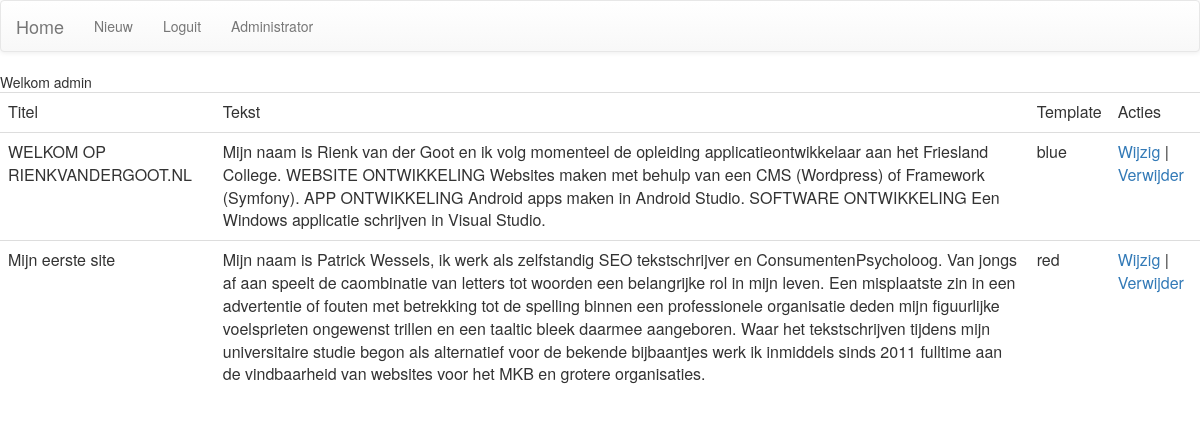
Screenshot of /index.php (signed in) with the database file from the repository.
### tables this page shows
CREATE TABLE `websites` (
  `id` int(11) NOT NULL,
  `name` varchar(100) NOT NULL,
  `content` text NOT NULL,
  `url` text NOT NULL,
  `template` text NOT NULL,
  `login_id` int(11) NOT NULL
);

### index.php (the view, shortened to what this page needs)
<?php
include_once("header.php");
?>
<html>
<body>
<nav class="navbar navbar-default">
  <div class="container-fluid">
    <div class="navbar-header">
      <a class="navbar-brand" href="index.php">Home</a>
    </div>
    <div class="collapse navbar-collapse" id="bs-example-navbar-collapse-1">
      <ul class="nav navbar-nav">
        <li><a id="myBtn">Nieuw <span class="sr-only"></span></a></li>
        <li><a href="logout.php">Loguit <span class="sr-only"></span></a></li>
        <li>
 <?php
  if($_SESSION["name"] == "admin") {  ?>
     <a href="administrator.php"> Administrator <span class="srs-only"> <?php
  }
else {
}
  ?>
    </span> </a> </li>
      </ul>
    </div>
  </div>
</nav>
	<?php
	if(isset($_SESSION['valid'])) {
		include("connection.php");
		$result1 = mysqli_query($mysqli, "SELECT * FROM websites WHERE login_id=".$_SESSION['id']." ORDER BY id DESC");
		?>Welkom <?php echo $_SESSION['name'] ?>
	<?php
	} else {
		header("Location:login.php");
		echo "You must be logged in to view this page.<br/><br/>";
	}
	?>
	<table class="table table-hover">
		<tr>
			<td>Titel</td>
			<td>Tekst</td>
			<td>Template</td>
			<td>Acties</td>
		</tr>
		<?php
		while($res = mysqli_fetch_array($result1)) {
			echo "<tr>";
			echo "<td>".$res['name']."</td>";
			echo "<td>".$res['content']."</td>";
			echo "<td>".$res['template']."</td>";
			echo "<td><a href=\"edit.php?id=$res[id]\">Wijzig</a> | <a href=\"delete.php?id=$res[id]\" onClick=\"return confirm('Are you sure you want to delete?')\">Verwijder</a></td>";
		}
		?>
	</table>
</body>
</html>

### header.php (shortened to what this page needs)
<link rel="stylesheet" type="text/css" href="css/modal.css">
	<link rel="stylesheet" href="https://maxcdn.bootstrapcdn.com/bootstrap/3.3.7/css/bootstrap.min.css">
<link rel="stylesheet" href="https://maxcdn.bootstrapcdn.com/bootstrap/3.3.7/css/bootstrap-theme.min.css">

### rows the page displays
websites: name "WELKOM OP RIENKVANDERGOOT.NL", content "Mijn naam is Rienk van der Goot en ik volg momenteel de opleiding applicatieontwikkelaar aan het Friesland College. WEBSITE ONTWIKKELING Websites maken met behulp van een CMS (Wordpress) of Framework (Symfony). APP ONTWIKKELING Android apps maken in Android Studio. SOFTWARE ONTWIKKELING Een Windows applicatie schrijven in Visual Studio.", template "blue"
websites: name "Mijn eerste site", content "Mijn naam is Patrick Wessels, ik werk als zelfstandig SEO tekstschrijver en ConsumentenPsycholoog. Van jongs af aan speelt de caombinatie van letters tot woorden een belangrijke rol in mijn leven. Een misplaatste zin in een advertentie of fouten met betrekking tot de spelling binnen een professionele organisatie deden mijn figuurlijke voelsprieten ongewenst trillen en een taaltic bleek daarmee aangeboren. Waar het tekstschrijven tijdens mijn universitaire studie begon als alternatief voor de bekende bijbaantjes werk ik inmiddels sinds 2011 fulltime aan de vindbaarheid van websites voor het MKB en grotere organisaties.", template "red"

### other values shown
$_SESSION['name'] "admin"
